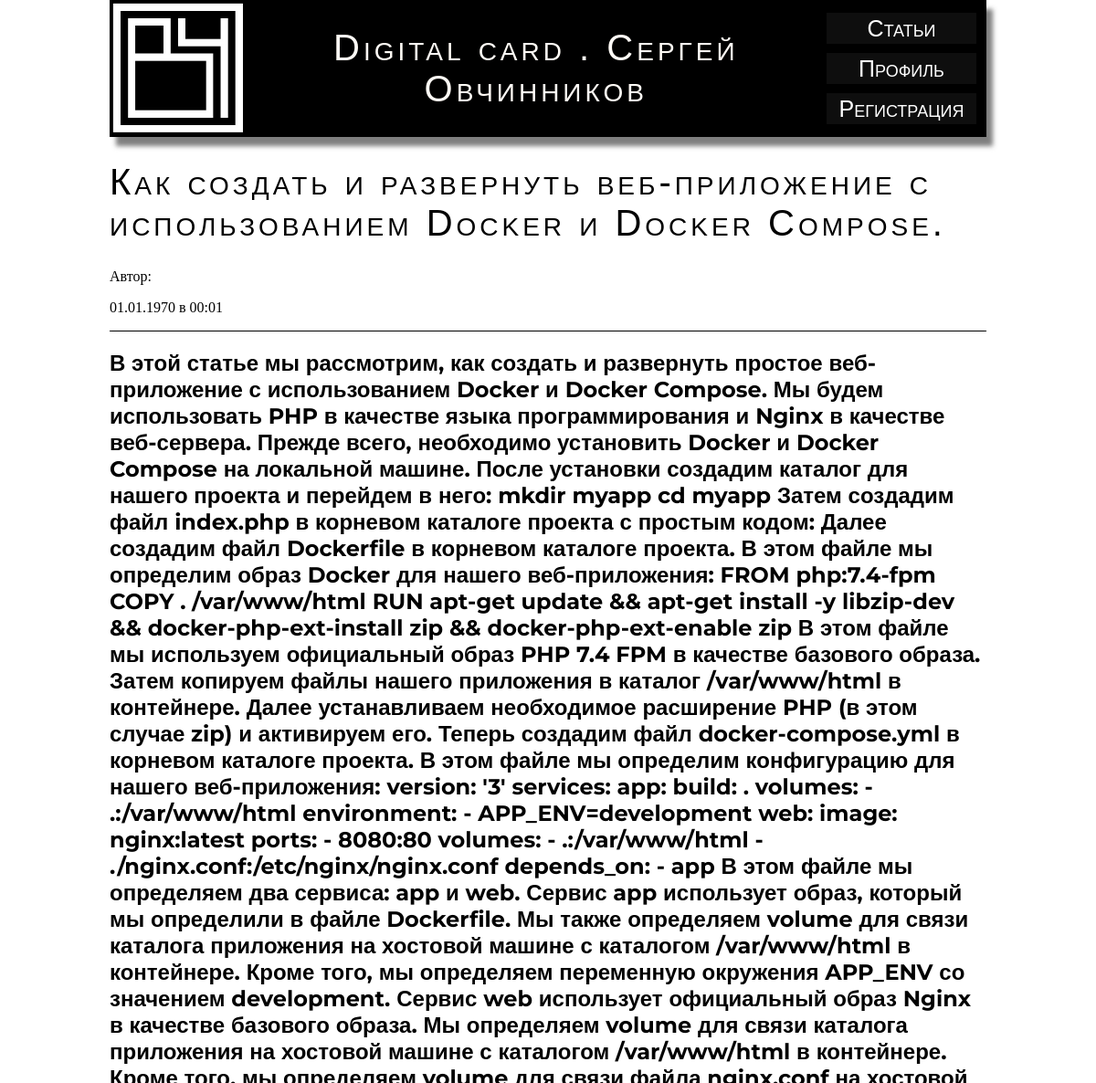
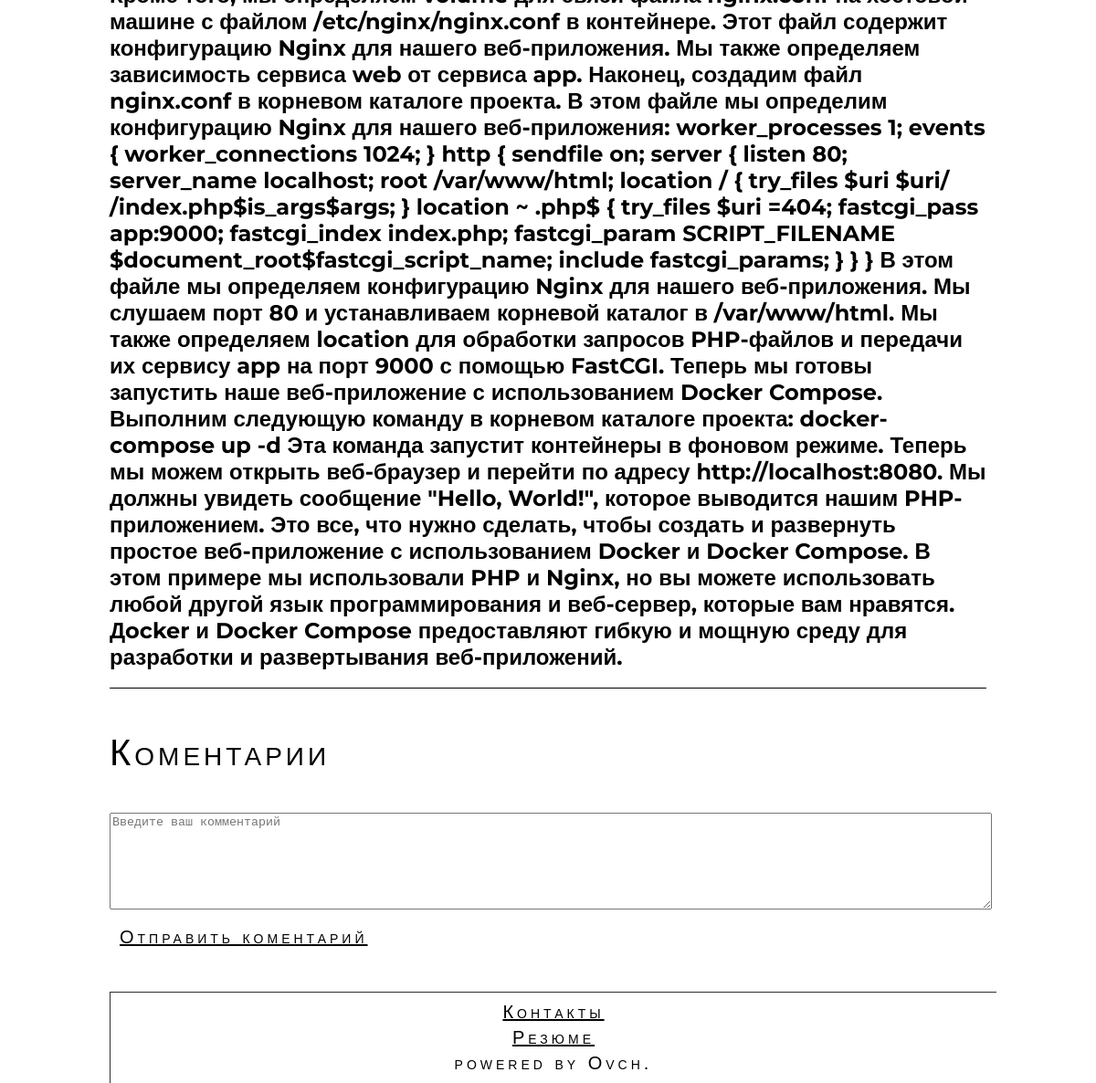
Screenshot of /article.php?id=1 with the database file from the repository (2 pictures, top to bottom).
### tables this page shows
CREATE TABLE `articles` (
  `article_id` int(16) NOT NULL AUTO_INCREMENT,
  `header` varchar(255) NOT NULL,
  `text` text NOT NULL,
  `date` varchar(255) NOT NULL,
  `author_id` int(16) NOT NULL,
  `views` int(11) DEFAULT 0,
  PRIMARY KEY (`article_id`)
);

### src/db.php (called while the page is built, shortened)
<?php
$ini_file = parse_ini_file(__DIR__ . '/db.ini');
$db_host = $ini_file['DB_HOST'];
$db_name = $ini_file['MARIADB_DATABASE'];
$db_user = $ini_file['MARIADB_USER'];
$db_pass = $ini_file['MARIADB_PASSWORD'];
$db_dns = 'mysql:host=' . $db_host . ';dbname=' . $db_name;
try {
    $db = new PDO($db_dns, $db_user, $db_pass);
} catch (PDOException $e) {
    die('Error, try again later');
}
function getArticleById($id){
    global $db;
    $articles = $db->query("SELECT * FROM articles WHERE $id = article_id");
    foreach ($articles as $id => $article) {
        if ($article["article_id"] === $article[$id]){
            return $article;
        } else {
            continue;
        }
    }
}

### src/article.php (the view, shortened to what this page needs)
<?php require_once'header.php';
$article = getArticleById($_GET["id"]);
$author_name = getAuthorById($article["author_id"]);
?>
        <div class="article-page">
            <h1 class="blog-header"><?php echo $article["header"]; ?></h1>
            <p class="author">Автор: <?php echo $author_name; ?></p>
            <p class="date"><?php echo date('d.m.Y в H:m', strtotime($article["date"])); ?></p>
            <div class="blog-main">
                <h2><?php echo $article["text"]; ?></h2>
            </div>
            <div class="comments-section">
                <h2 class="blog-header">Коментарии</h2>
                <textarea name="add-comment-text" cols="100" rows="15" wrap="virtual" placeholder="Введите ваш комментарий"></textarea>
                <p><a id="add-comment" href="#">Отправить коментарий</a></p>
            </div>
        </div>
   </body>
<?php require_once'footer.php' ?>

### src/header.php (shortened to what this page needs)
<?php require_once'db.php';
?>
<!DOCTYPE html>
<html lang="ru">
    <head>
        <link rel="stylesheet" href="css/index.css">
    </head>
   <body>
        <header>
            <img class="hat-img" src="img/LOGO.jpg" alt="Логотип">
            <p class="brand">Digital card . Сергей Овчинников</p>
            <nav class="menu">
                <div class="btn-three"><a  href="index.php">Статьи</a></div>
                <div class="btn-three"><a  href="profile.php">Профиль</a></div>
                <div class="btn-three"><a  href="registration.php">Регистрация</a></div>
            </nav>
        </header>

### src/footer.php (shortened to what this page needs)
<section class="footer">
        <p><a href="contacts.php">Контакты</a></p>
        <p><a href="resume.php">Резюме</a></p>
        <p>powered by Ovch.</p>
    </section>
</html>

### src/css/index.css (style rules this page uses)
body { background-color: rgba(255, 255, 255, 0.726); min-height: 100%; margin: 0 10% 0 10%; }
header { background-color: black; color: rgb(255, 251, 246); display: flex; justify-content: space-between; height: 150px; margin: 0 0 1% 0; align-items: center; padding-right: 1%; box-shadow: 7px 10px 5px rgba(44, 44, 44, 0.603); -webkit-touch-callout: none; -webkit-user-select: none; -khtml-user-select: none; -moz-user-select: none; -ms-user-select: none; user-select: none; }
.hat-img { width: 150px; height: 150px; }
.brand { text-align: center; font: 100 40px 'Arial', sans-serif; vertical-align: middle; font-weight: lighter; font-variant: small-caps; letter-spacing: 4px; }
.menu { margin-top: 0%; margin-left: 0%; align-items: center }
.btn-three { color: #FFF; text-align: center; position: relative; font-size: 25px; margin: 15px; text-decoration: none; }
.btn-three a { color: #FFF; font: 100 25px 'Arial', sans-serif; margin-bottom: 10px; text-decoration: none; display: block; height: 100%; font-weight: lighter; font-variant: small-caps; }
.btn-three::before { content: ''; position: absolute; top: -10%; left: -10%; width: 120%; height: 120%; z-index: 1; background-color: rgba(255, 255, 255, 0.055); transition: all 0.3s; pointer-events: none; }
.btn-three::after { content: ''; position: absolute; top: -10%; left: -10%; width: 120%; height: 120%; z-index: 1; opacity: 0; transition: all 0.3s; border: 1px solid rgba(255,255,255,0.5); transform: scale(1.2,1.2); pointer-events: none; }
.footer { font: 100 20px 'Arial', sans-serif; vertical-align: middle; font-weight: lighter; font-variant: small-caps; letter-spacing: 4px; margin: 5% 0; color: rgb(0, 0, 0); text-decoration: none; width: 100%; margin: 0; text-align: center; padding: 5px; border-top: 1px solid rgb(46, 46, 46); border-left: 1px solid rgb(46, 46, 46); }
.footer p { margin: 5px; }
.footer a { color: black; }
.comments-section { margin: 5% auto; }
.article-page .blog-main { font-family: 'Montserrat', sans-serif; border-bottom: black 1px solid ; border-top: black 1px solid ; }
.article-page .blog-header { font: 100 40px 'Arial', sans-serif; vertical-align: middle; font-weight: lighter; font-variant: small-caps; letter-spacing: 4px; }
.comments-section textarea { width: 100%; height: 100px; margin: 1% auto; }
.comments-section p { font: 100 20px 'Arial', sans-serif; vertical-align: middle; font-weight: lighter; font-variant: small-caps; letter-spacing: 4px; margin: 5px; }
.comments-section a { color: black; border: rgba(255, 255, 255, 0.726) 1px solid; padding: 5px; }

### rows the page displays
articles: header "Как создать и развернуть веб-приложение с использованием Docker и Docker Compose.", date "01.01.1970 в 00:01", text "В этой статье мы рассмотрим, как создать и развернуть простое веб-приложение с использованием Docker и Docker Compose. Мы будем использовать PHP в качестве языка программирования и Nginx в качестве веб-сервера. Прежде всего, необходимо установить Docker и Docker Compose на локальной машине. После установки создадим каталог для нашего проекта и перейдем в него: mkdir myapp cd myapp Затем создадим файл index.php в корневом каталоге проекта с простым кодом: Далее создадим файл Dockerfile в корневом каталоге проекта. В этом файле мы определим образ Docker для нашего веб-приложения: FROM php:7.4-fpm COPY . /var/www/html RUN apt-get update && apt-get install -y libzip-dev &&…"
